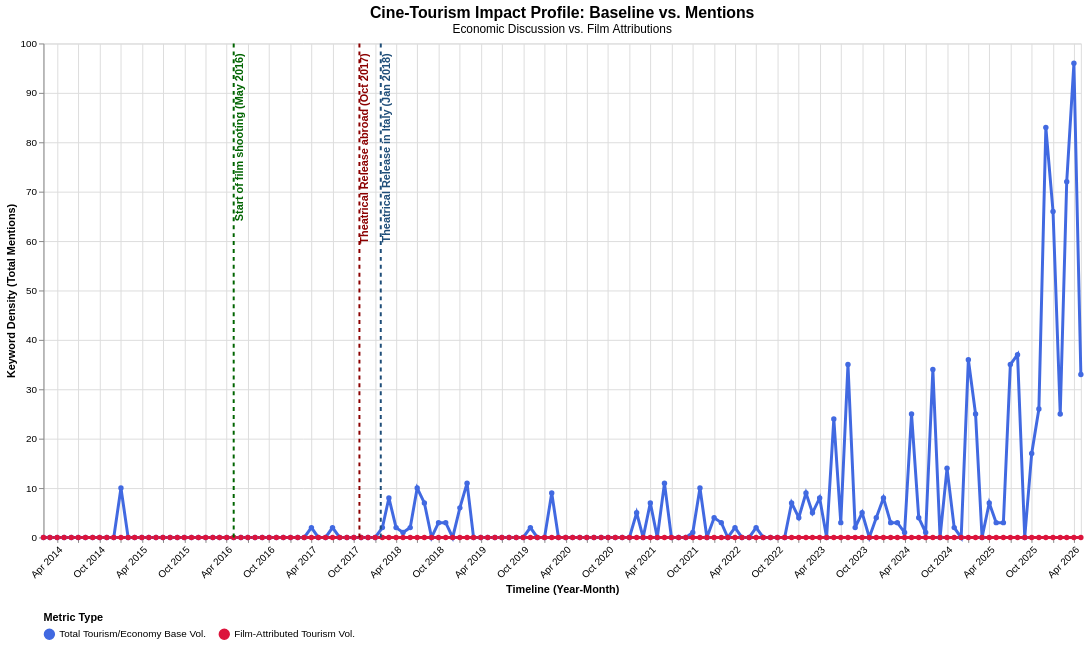

Write the Vega-Lite specification saved for this chart.
### Vega-Lite specification from a JSON file in a GitHub repository (floating-point values rounded to 4 significant figures; data arrays with more than 128 entries replaced by an {"elided": "..."} marker saying what was removed)
{"config": {"view": {"continuousWidth": 300, "continuousHeight": 300}}, "layer": [{"data": {"name": "data-0115b7ecf1beab31ecfd43c725fa6e25"}, "mark": {"type": "line", "point": true, "strokeWidth": 3}, "encoding": {"color": {"field": "Metric", "legend": {"orient": "bottom", "title": "Metric Type"}, "scale": {"domain": ["Total Tourism/Economy Base Vol.", "Film-Attributed Tourism Vol."], "range": ["#4169E1", "#DC143C"]}, "type": "nominal"}, "tooltip": [{"field": "Date", "format": "%B %Y", "title": "Month", "type": "temporal"}, {"field": "Metric", "title": "Category", "type": "nominal"}, {"field": "Score", "title": "Impact Mentions", "type": "quantitative"}], "x": {"axis": {"format": "%b %Y", "labelAngle": -45}, "field": "Date", "title": "Timeline (Year-Month)", "type": "temporal"}, "y": {"field": "Score", "title": "Keyword Density (Total Mentions)", "type": "quantitative"}}, "name": "view_ddfa49db4163f7f9_0"}, {"data": {"name": "data-57eb6e8149d7a4d4a22ab79626cdab88"}, "mark": {"type": "rule", "size": 2, "strokeDash": [4, 4]}, "encoding": {"color": {"field": "Color", "scale": null, "type": "nominal"}, "x": {"field": "Date", "type": "temporal"}}}, {"data": {"name": "data-57eb6e8149d7a4d4a22ab79626cdab88"}, "mark": {"type": "text", "align": "right", "angle": 270, "baseline": "top", "dx": 5, "fontSize": 11, "fontWeight": "bold"}, "encoding": {"color": {"field": "Color", "scale": null, "type": "nominal"}, "text": {"field": "Event", "type": "nominal"}, "x": {"field": "Date", "type": "temporal"}, "y": {"value": 15}}}], "height": 500, "title": {"text": "Cine-Tourism Impact Profile: Baseline vs. Mentions", "fontSize": 16, "subtitle": "Economic Discussion vs. Film Attributions", "subtitleFontSize": 12}, "width": 1050, "$schema": "https://vega.github.io/schema/vega-lite/v6.4.1.json", "datasets": {"data-0115b7ecf1beab31ecfd43c725fa6e25": {"elided": "296 records"}, "data-57eb6e8149d7a4d4a22ab79626cdab88": [{"Date": "2016-05-01T00:00:00", "Event": "Start of film shooting (May 2016)", "Color": "#006400"}, {"Date": "2017-10-25T00:00:00", "Event": "Theatrical Release abroad (Oct 2017)", "Color": "#8B0000"}, {"Date": "2018-01-25T00:00:00", "Event": "Theatrical Release in Italy (Jan 2018)", "Color": "#1F4E79"}]}}
